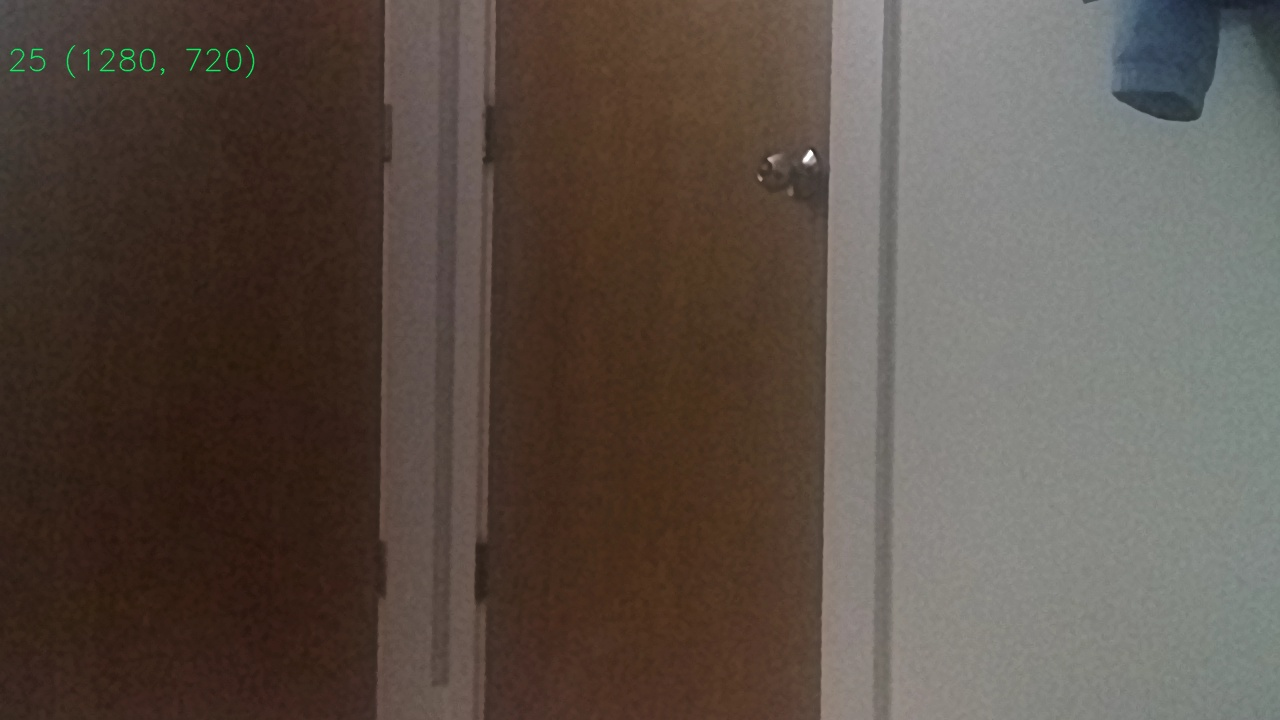
#> input picture Assignment2/5/image2.jpg, 1280 x 720 px, found by its file name
$ jupyter execute --allow-errors orbSticher.ipynb
#> lines starting #> are read from the running program, lines starting #| are printed output that depends on the picture
[cell 1]
import cv2
import numpy as np
import matplotlib.pyplot as plt
import imageio
import imutils

[cell 2]
def Main_Ponts_Func(image):
    descriptor = cv2.ORB_create()
    kps, features = descriptor.detectAndCompute(image, None)
    return (kps, features)

[cell 3]
#Read img4 and img3 which are to be stiched
#training Img
image_to_train = imageio.imread(r"I:\murali\Assignment2\question5\image2.jpg")
#> image_to_train is the input picture: shape (720, 1280, 3); mean R, G, B 91.2, 79.8, 71.6
#queried Img
image_to_be_queried = imageio.imread(r"I:\murali\Assignment2\question5\image1.jpg")
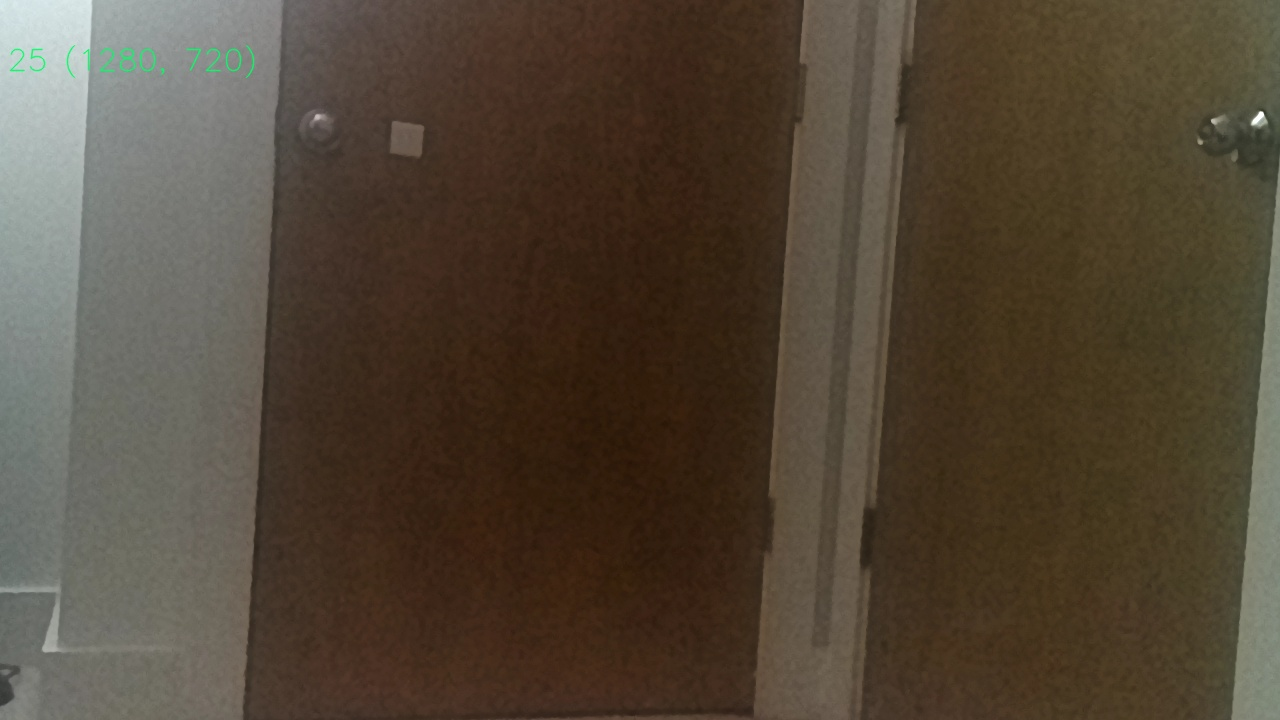
#> input picture Assignment2/5/image1.jpg, 1280 x 720 px, found by its file name
#> image_to_be_queried is the input picture: shape (720, 1280, 3); mean R, G, B 82.3, 70.3, 55.2
gray_image_to_train = cv2.cvtColor(image_to_train, cv2.COLOR_RGB2GRAY)
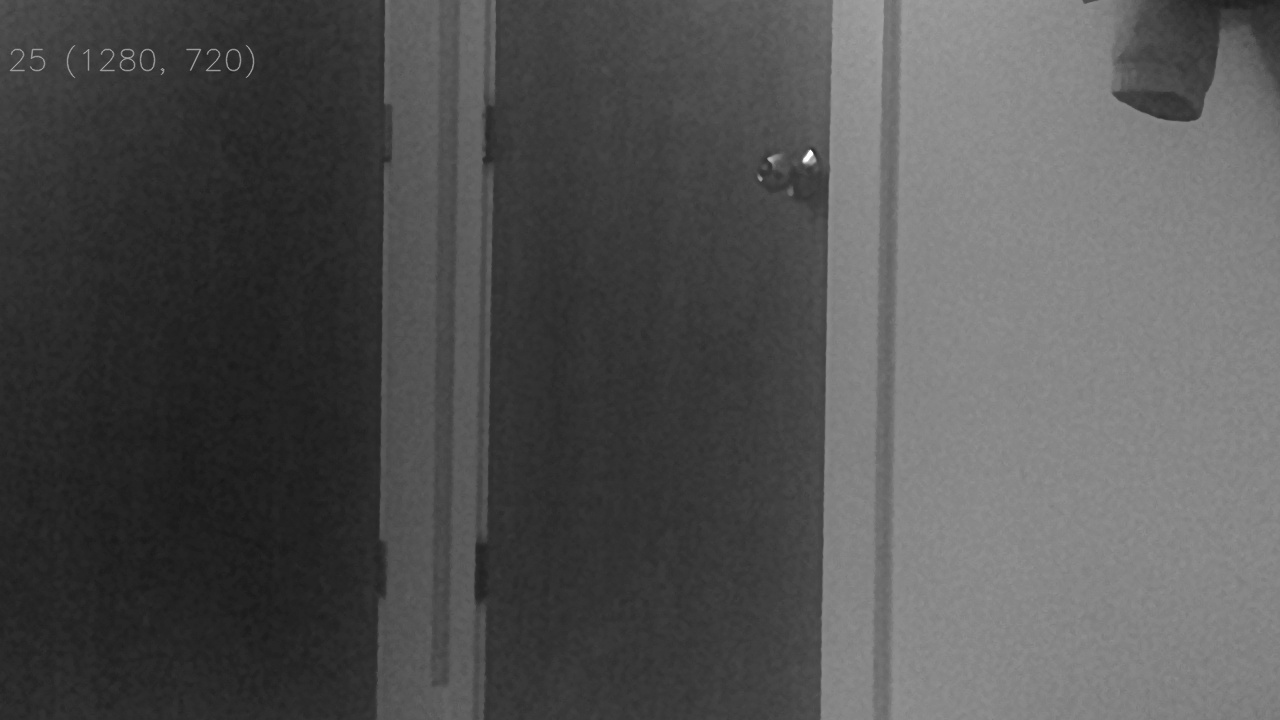
#> gray_image_to_train: shape (720, 1280); min 23, max 255, mean 82.3
gray_image_to_be_queried = cv2.cvtColor(image_to_be_queried, cv2.COLOR_RGB2GRAY)
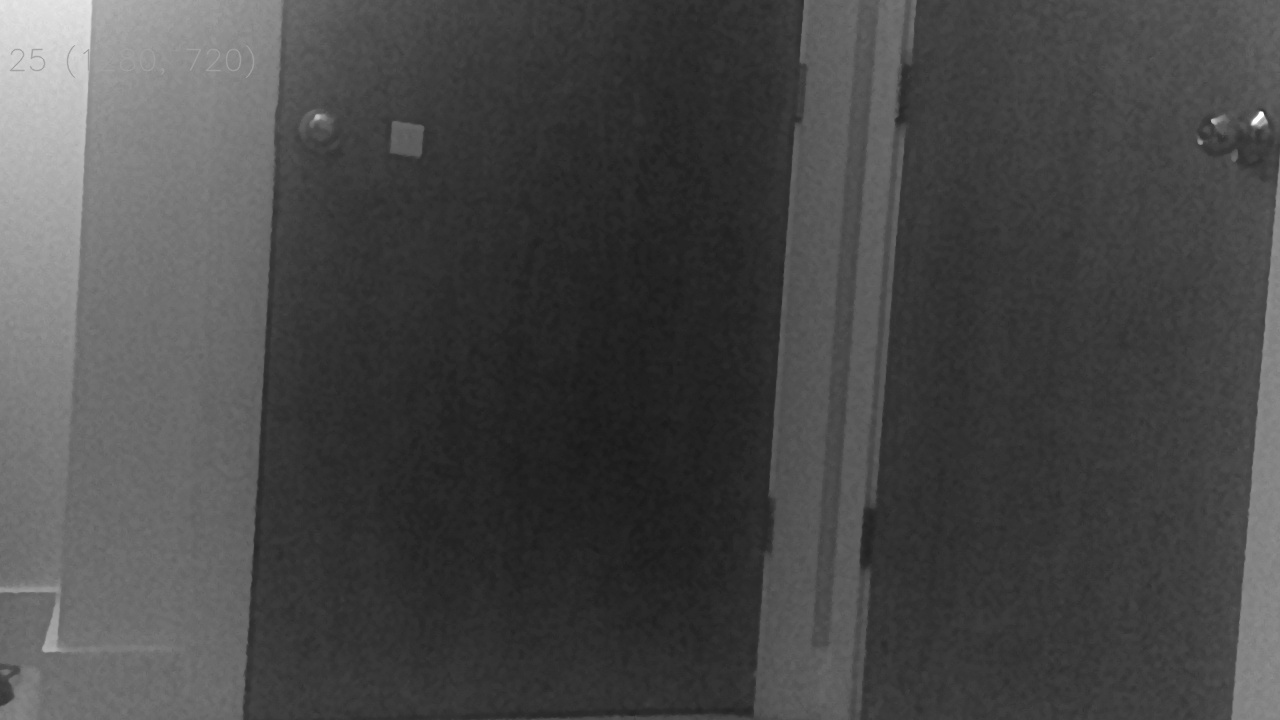
#> gray_image_to_be_queried: shape (720, 1280); min 24, max 255, mean 72.2
kps_train, features_train = Main_Ponts_Func(gray_image_to_train) #kps and features of 1
#> in Main_Ponts_Func, `kps, features = descriptor.detectAndCompute(image, None)`: kps = 369 keypoints; strongest (x, y, size): (810, 151, 37.2), (810, 150, 31), (809, 151, 44.6), (810, 152, 53.6)
#> kps_train has the same summary as kps in Main_Ponts_Func
kps_query, features_query = Main_Ponts_Func(gray_image_to_be_queried) #kps and features of 2
#> in Main_Ponts_Func (call 2), `kps, features = descriptor.detectAndCompute(image, None)`: kps = 105 keypoints; strongest (x, y, size): (1211, 120, 31), (1212, 120, 37.2), (1213, 121, 53.6), (1214, 123, 31)
#> kps_query has the same summary as kps in Main_Ponts_Func

[cell 4]
def Match_The_Key_Points_Func(features_train, features_query, ratio):
#> called with ratio = 0.75
    bf = cv2.BFMatcher(cv2.NORM_L2, crossCheck = False)
    raw_match = bf.knnMatch(features_train, features_query, 2)
#> raw_match = 369 matches
    matches = []
    for m, n in raw_match:
        if m.distance < n.distance * ratio:
            matches.append(m)
#> after the loop, matches = 3 matches
    return matches

[cell 5]
matches = Match_The_Key_Points_Func(features_train, features_query, 0.75)
#> matches = 3 matches

[cell 6]
def Find_Homography(kps_train, kps_query, matches, reprojThresh):
    kpsA = np.float32([kp.pt for kp in kps_train])
    kpsB = np.float32([kp.pt for kp in kps_query])
    if len(matches) > 4:
        ptsA = np.float32([kpsA[m.queryIdx] for m in matches])
        ptsB = np.float32([kpsB[m.trainIdx] for m in matches])
        (Homography, status) = cv2.findHomography(ptsA, ptsB, cv2.RANSAC, reprojThresh)
        return(matches, Homography, status)
    else:
        return None

[cell 7]
temp_img = cv2.drawMatches(image_to_train, kps_train, image_to_be_queried, kps_query, np.random.choice(matches,100), None, flags=cv2.DrawMatchesFlags_NOT_DRAW_SINGLE_POINTS)
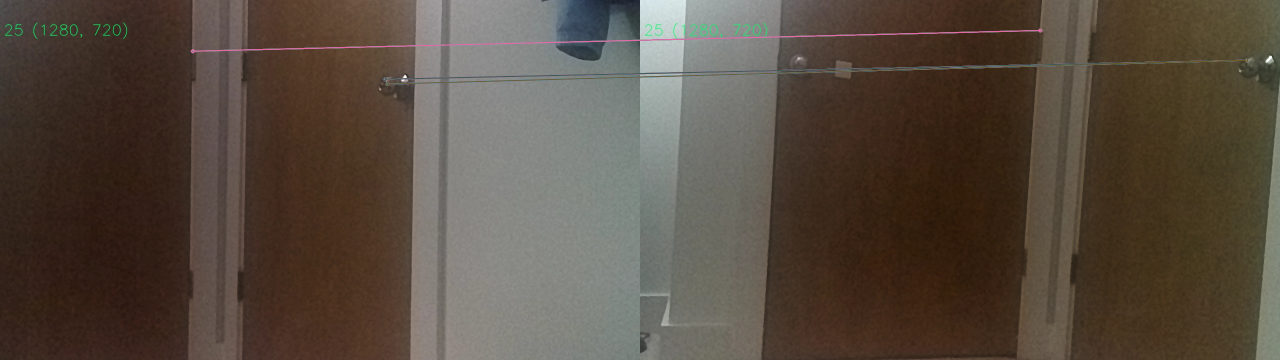
#> temp_img: shape (720, 2560, 3) (shown at 1/2 size); mean R, G, B 87, 75.2, 63.7
M = Find_Homography(kps_train, kps_query, matches, 4)
#> in Find_Homography, `kpsA = np.float32([kp.pt for kp in kps_train])`: kpsA = 369 pairs, first value 31 to 1198.1, second value 45.6 to 546.4
#> in Find_Homography, `kpsB = np.float32([kp.pt for kp in kps_query])`: kpsB = 105 pairs, first value 31 to 1237.2, second value 46 to 651
